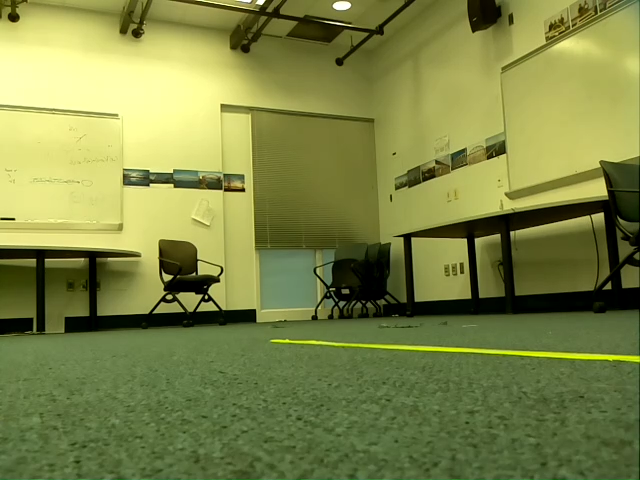
#> input picture computer_vision/scripts/test.png, 640 x 480 px, given in place of the camera
$ python OpenCVTests.py
#> lines starting #> are read from the running program, lines starting #| are printed output that depends on the picture; after the words box and inside, x2 and y2 are one past the last pixel; in counts of white or black regions, pixels touching at a corner belong together
#!/usr/bin/env python

import cv2
import numpy as np

if __name__ == '__main__':
	cap = cv2.VideoCapture(0)


	while True:
		ret, frame = cap.read()
#> frame is the input picture: shape (480, 640, 3); mean B, G, R 70.6, 133.9, 125.8
		cv2.imshow("WEBCAM",frame)

		edges = cv2.Canny(frame,50,50)
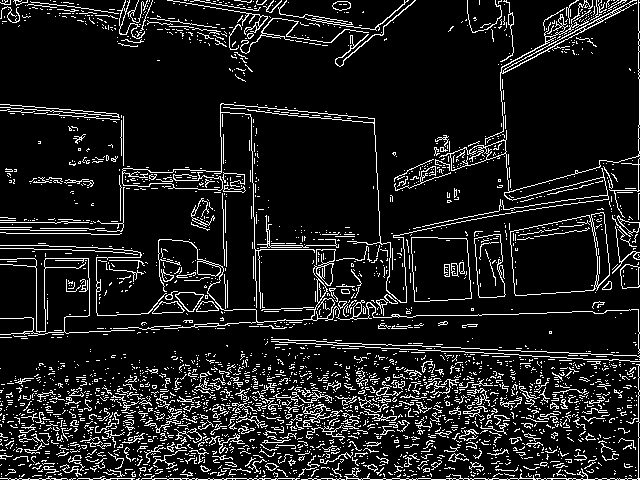
#> edges: shape (480, 640); 11.1% white in thin lines or dots
		cv2.imshow("EDGES",edges)

		# Convert BGR to HSV
		hsv = cv2.cvtColor(frame, cv2.COLOR_BGR2HSV)
#> hsv: shape (480, 640, 3); mean H, S, V 35.2, 132.6, 134.3

		# define range of blue color in HSV
		lower = np.array([35,50,75])
		upper = np.array([50,255,255])

		#Green tape range [35,50,0] to [50,255,255]

		# Threshold the HSV image to get only blue colors
		mask = cv2.inRange(hsv, lower, upper)
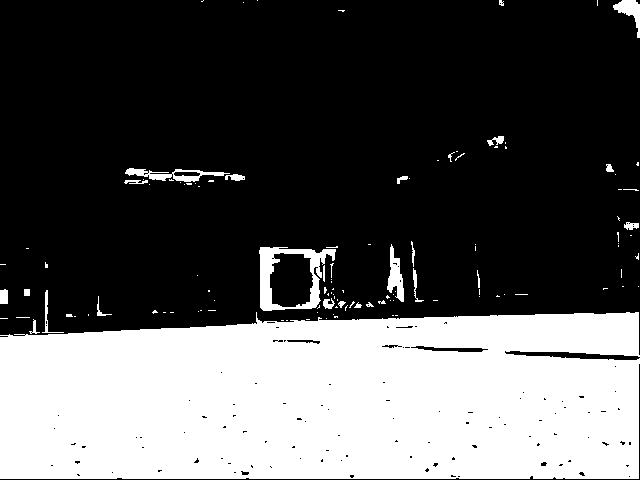
#> mask: shape (480, 640); 33.8% white; 118 white regions (92 under 20 px), largest, box (x1, y1, x2, y2) and area: (0, 312, 640, 479) 98795, (259, 247, 336, 311) 1809, (125, 168, 230, 182) 591

		# Bitwise-AND mask and original image
		res = cv2.bitwise_and(frame,frame, mask= mask)
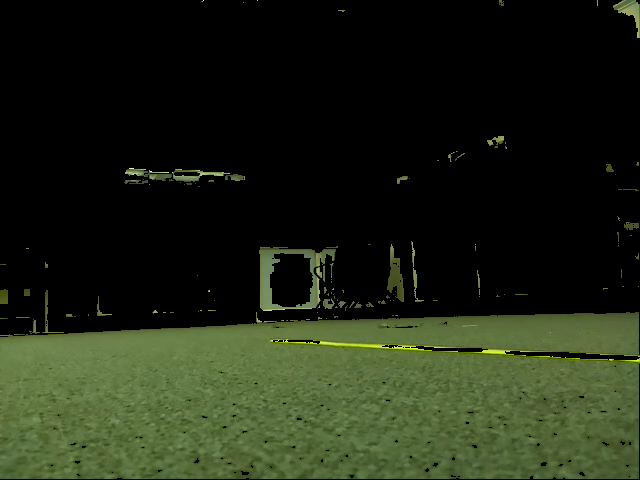
#> res: shape (480, 640, 3); mean B, G, R 20.5, 37.6, 30.8

		cv2.imshow("Filtered",res)

		edges = cv2.Canny(res,200,200)
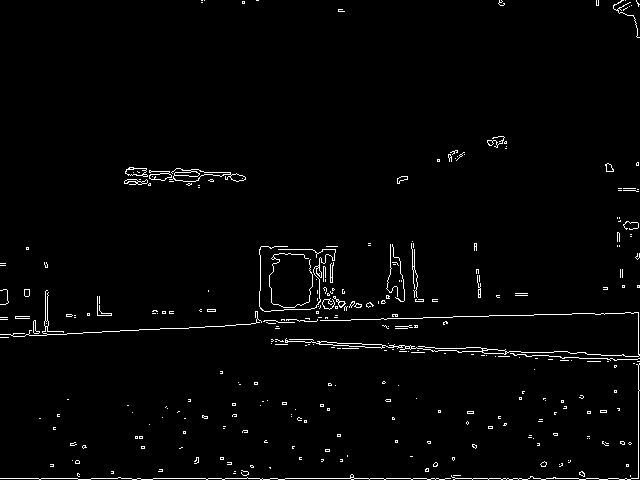
#> edges: shape (480, 640); 2% white in thin lines or dots
		cv2.imshow("EDGES",edges)

		cv2.waitKey(50)

$ run again, on computer_vision/scripts/NormalView.png
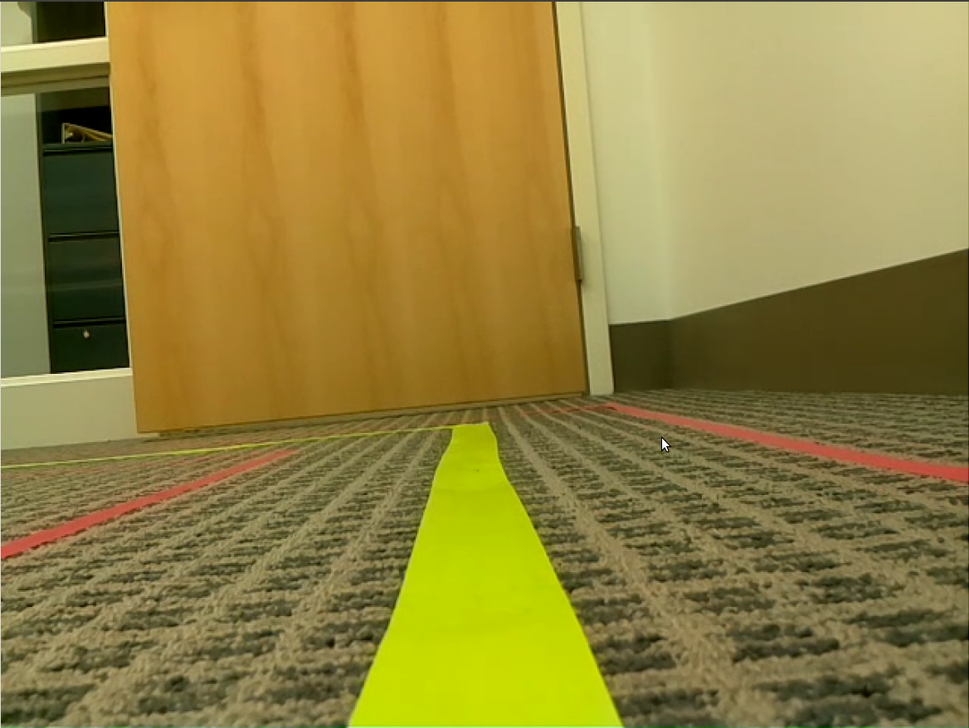
#> input picture computer_vision/scripts/NormalView.png, 969 x 728 px, shrunk from 1168 x 878 before the run, given in place of the camera
#> frame is the input picture: shape (728, 969, 3); mean B, G, R 62.6, 129.8, 145.9
#> `edges = cv2.Canny(frame,50,50)`:
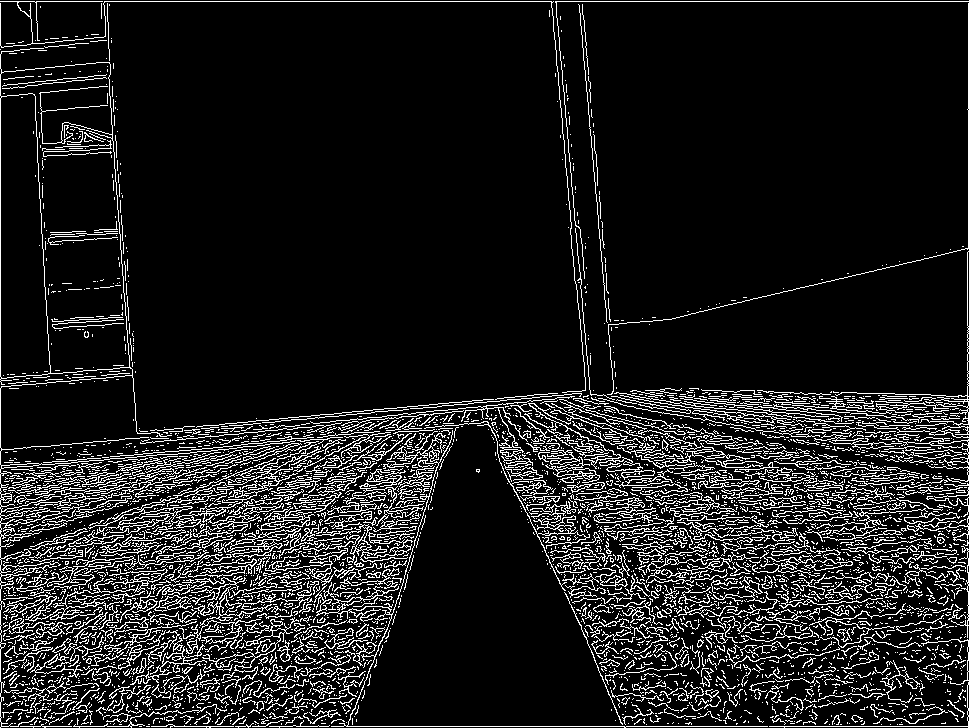
#> edges: shape (728, 969); 11.5% white in thin lines or dots
#> hsv: shape (728, 969, 3); mean H, S, V 25.1, 146.1, 147.9
#> mask: shape (728, 969); 1.1% white; 77 white regions (60 under 20 px), largest, box (x1, y1, x2, y2) and area: (1, 292, 48, 374) 3418, (1, 101, 31, 288) 2703, (344, 724, 658, 728) 415
#> `edges = cv2.Canny(res,200,200)`:
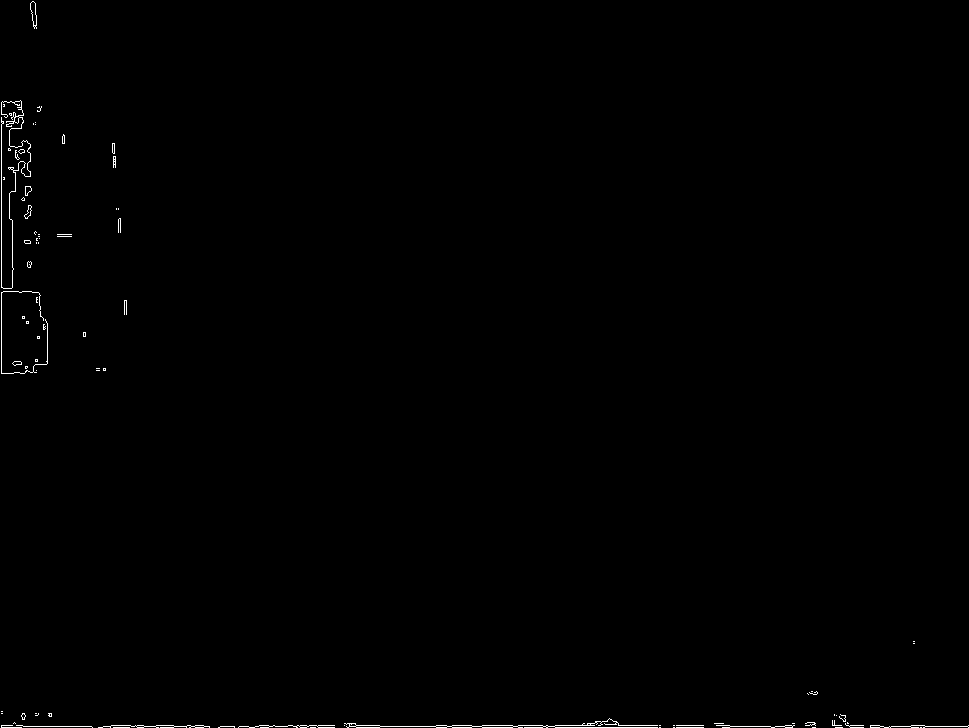
#> edges: shape (728, 969); 0.41% white in thin lines or dots

$ run again, on computer_vision/scripts/NormalView2.png
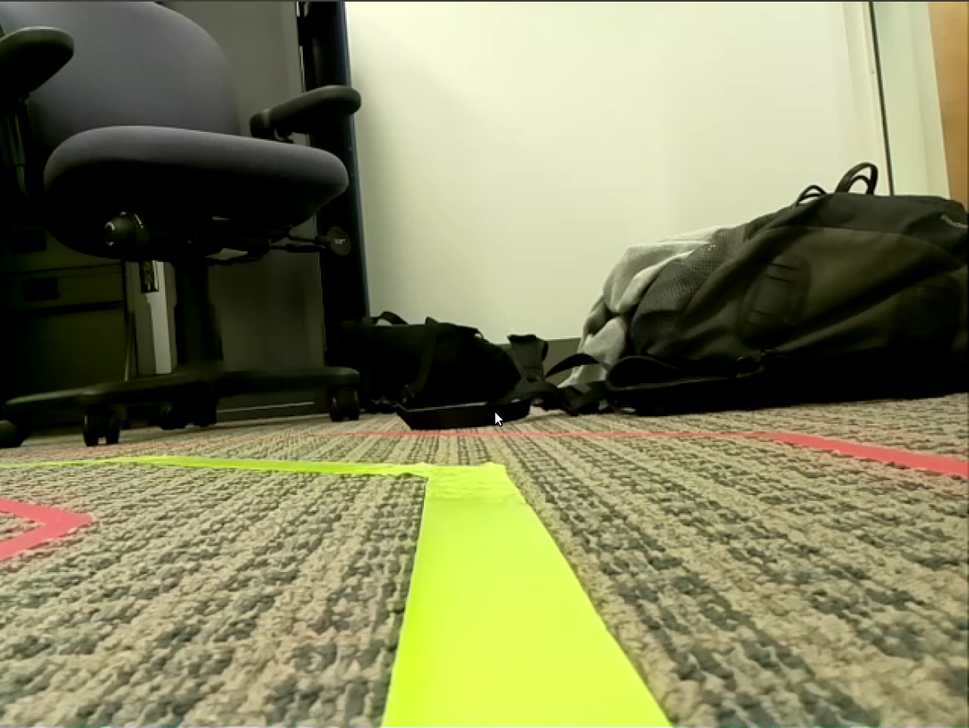
#> input picture computer_vision/scripts/NormalView2.png, 969 x 728 px, shrunk from 1168 x 878 before the run, given in place of the camera
#> frame is the input picture: shape (728, 969, 3); mean B, G, R 93.7, 130.8, 130.2
#> `edges = cv2.Canny(frame,50,50)`:
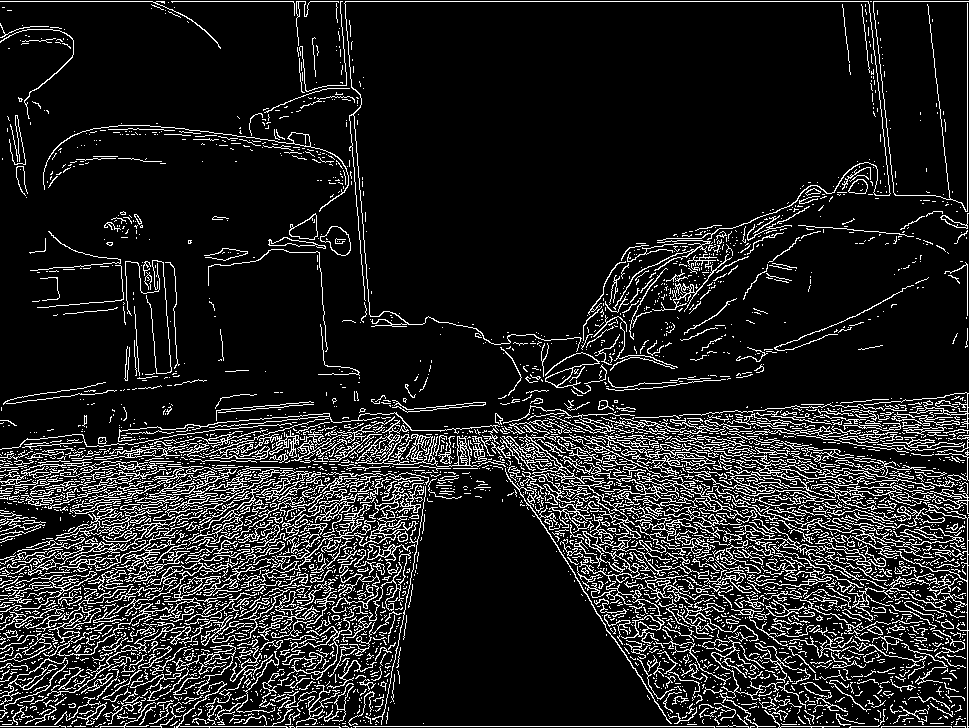
#> edges: shape (728, 969); 12.9% white in thin lines or dots
#> hsv: shape (728, 969, 3); mean H, S, V 30, 89, 133.9
#> mask: shape (728, 969); 6.8% white; 338 white regions (272 under 20 px), largest, box (x1, y1, x2, y2) and area: (132, 457, 683, 728) 34625, (359, 122, 411, 317) 4509, (746, 695, 881, 727) 1750
#> `edges = cv2.Canny(res,200,200)`:
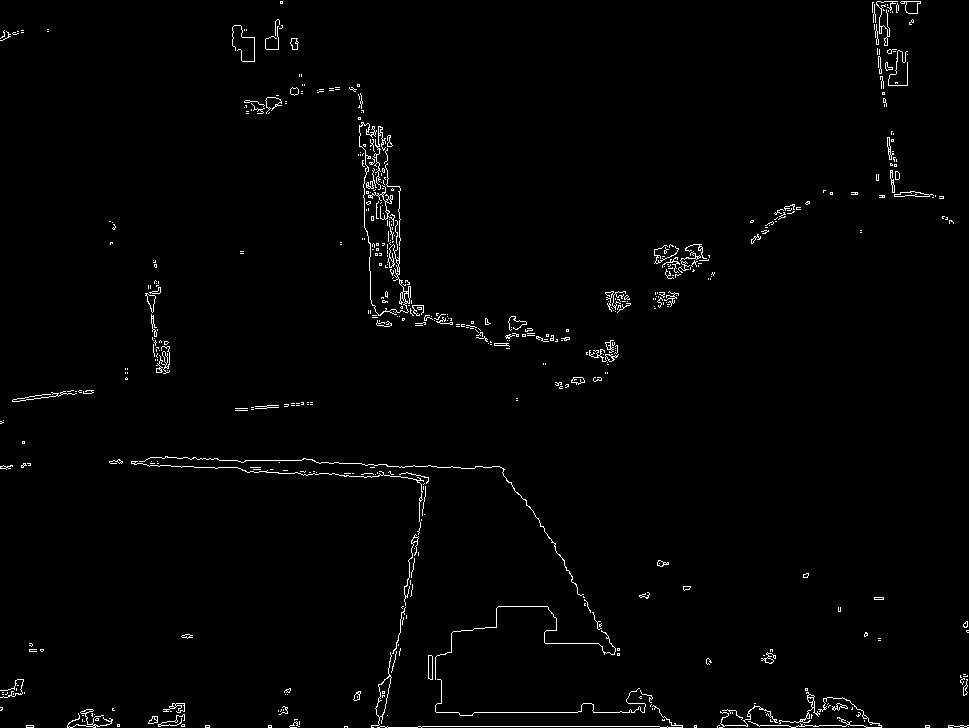
#> edges: shape (728, 969); 1.4% white in thin lines or dots

$ run again, on computer_vision/scripts/StopSign16in.png
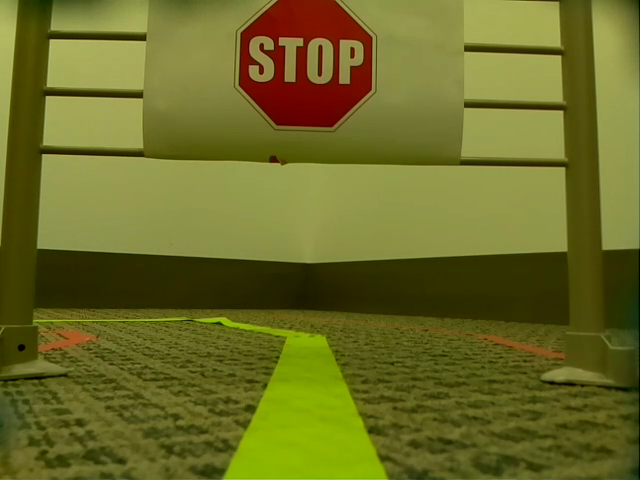
#> input picture computer_vision/scripts/StopSign16in.png, 640 x 480 px, given in place of the camera
#> frame is the input picture: shape (480, 640, 3); mean B, G, R 37.1, 107.2, 106.8
#> `edges = cv2.Canny(frame,50,50)`:
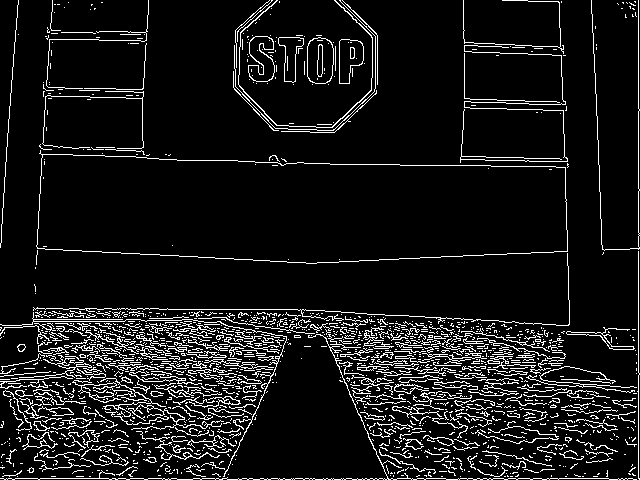
#> edges: shape (480, 640); 9.1% white in thin lines or dots
#> hsv: shape (480, 640, 3); mean H, S, V 30.2, 184.1, 111.5
#> mask: shape (480, 640); 5.8% white; 55 white regions (38 under 20 px), largest, box (x1, y1, x2, y2) and area: (193, 319, 390, 479) 14774, (0, 392, 32, 450) 910, (51, 0, 110, 16) 652
#> `edges = cv2.Canny(res,200,200)`:
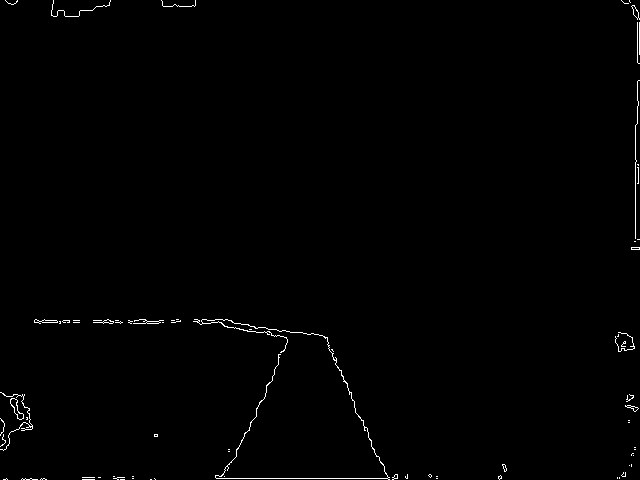
#> edges: shape (480, 640); 0.67% white in thin lines or dots
